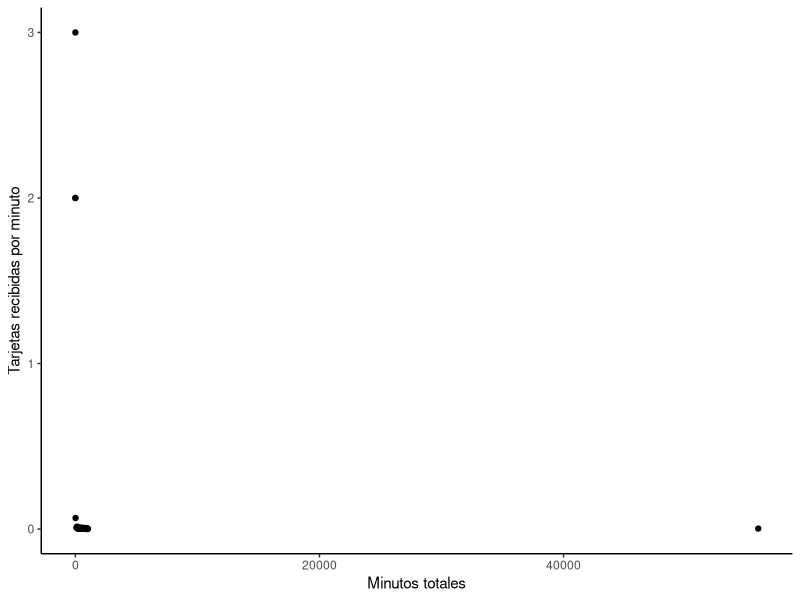
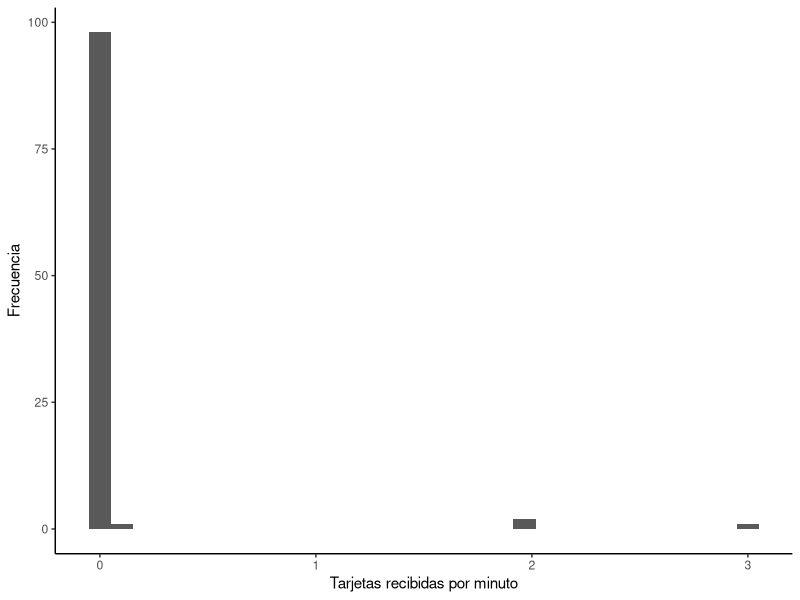

Write R code to recreate these figures, in order.
#Cargamos e instalamos las librerias

install.packages("skimr")
install.packages("ggplot2")
install.packages("dplyr")

library(skimr)
library(ggplot2)
library(dplyr)

#CARGAMOS LA BASE DE DATOS

BASEJUGADORESTOTALES <- read.csv("BASE JUGADORES TOTALES.csv", sep = ";", header = TRUE)

#REDUCIMOS A LOS CARACTERES NECESARIOS

BASEFINAL <- select(BASEJUGADORESTOTALES, Jugador, Tarjetas_amarillas, Tarjetas_rojas, Minutos_totales )

#GENERAMOS EL DATAFRAME PARA CALCULAR LAS TARJETAS RECIBIDAS POR MINUTO
#UTILIZAMOS UN FILTRO PARA QUE TENER SOLO LOS >0

RESULTADOS <- BASEFINAL %>%
  mutate(tarjetas_recibidas = Tarjetas_amarillas + Tarjetas_rojas) %>%
  mutate(tarjetas_por_minuto = tarjetas_recibidas / Minutos_totales) %>%
  filter(tarjetas_por_minuto > 0) %>%
  arrange(desc(tarjetas_por_minuto))

# Calculamos la suma de todos los minutos totales y la suma de las tarjetas recibidas

suma_minutos <- sum(RESULTADOS$Minutos_totales)
suma_tarjetas <- sum(RESULTADOS$Tarjetas_amarillas) + sum(RESULTADOS$Tarjetas_rojas)

# Calculamos el promedio

promedio_tarjetas_por_minuto <- suma_tarjetas / suma_minutos

# Agregamos una fila adicional a la base de datos RESULTADOS

RESULTADOS <- RESULTADOS %>%
  add_row(
    Jugador = "Promedio",
    Tarjetas_amarillas = NA,
    Tarjetas_rojas = NA,
    Minutos_totales = suma_minutos,
    tarjetas_recibidas = suma_tarjetas,
    tarjetas_por_minuto = promedio_tarjetas_por_minuto
  )

# Tabla descriptiva

skim(RESULTADOS)

#GRAFICOS

#Gráfico de dispersión: Tarjetas recibidas por minuto vs Minutos totales

ggplot(RESULTADOS, aes(x = Minutos_totales, y = tarjetas_por_minuto)) + 
  geom_point() + 
  labs(x = "Minutos totales", y = "Tarjetas recibidas por minuto") + 
  theme_classic()

#Gráfico de histograma: Distribución de tarjetas recibidas por minuto

ggplot(RESULTADOS, aes(x = tarjetas_por_minuto)) + 
  geom_histogram(bins = 30) + 
  labs(x = "Tarjetas recibidas por minuto", y = "Frecuencia") + 
  theme_classic()


#CARGAMOS LA BASE DE DATOS DE CADA EQUIPO

BASEJUDADORESBAYERN<- read.csv("BASE JUGADORES BAYERN MUNINCH.csv", sep = ";", header = TRUE)

BASEJUDADORESBENFICA<- read.csv("BASE JUGADORES BENFICA.csv", sep = ";", header = TRUE)

BASEJUDADORESCHELSEA<- read.csv("BASE JUGADORES CHELSEA.csv", sep = ";", header = TRUE)

BASEJUDADORESINTER<- read.csv("BASE JUGADORES INTER.csv", sep = ";", header = TRUE)

BASEJUDADORESCITY<- read.csv("BASE JUGADORES MANCHESTER CITY.csv", sep = ";", header = TRUE)

BASEJUDADORESMILAN<- read.csv("BASE JUGADORES MILAN.csv", sep = ";", header = TRUE)

BASEJUDADORESNAPOLI<- read.csv("BASE JUGADORES NAPOLI.csv", sep = ";", header = TRUE)

BASEJUDADORESMADRID<- read.csv("BASE JUGADORES REAL MADRID.csv", sep = ";", header = TRUE)


#REDUCIMOS A LOS CARACTERES NECESARIOS

JUGADORESBAYERN <- select(BASEJUDADORESBAYERN, Jugador, Tarjetas_amarillas, Tarjetas_rojas, Minutos_totales )

JUGADORESBENFICA <- select(BASEJUDADORESBENFICA, Jugador, Tarjetas_amarillas, Tarjetas_rojas, Minutos_totales )

JUGADORESCHELSEA <- select(BASEJUDADORESCHELSEA, Jugador, Tarjetas_amarillas, Tarjetas_rojas, Minutos_totales )

JUGADORESINTER <- select(BASEJUDADORESINTER, Jugador, Tarjetas_amarillas, Tarjetas_rojas, Minutos_totales )

JUGADORESCITY <- select(BASEJUDADORESCITY, Jugador, Tarjetas_amarillas, Tarjetas_rojas, Minutos_totales )

JUGADORESMILAN <- select(BASEJUDADORESMILAN, Jugador, Tarjetas_amarillas, Tarjetas_rojas, Minutos_totales )

JUGADORESNAPOLI <- select(BASEJUDADORESNAPOLI, Jugador, Tarjetas_amarillas, Tarjetas_rojas, Minutos_totales )

JUGADORESMADRID <- select(BASEJUDADORESMADRID, Jugador, Tarjetas_amarillas, Tarjetas_rojas, Minutos_totales )

#GENERAMOS EL DATAFRAME PARA CALCULAR LAS TARJETAS RECIBIDAS POR MINUTO
#UTILIZAMOS UN FILTRO PARA QUE TENER SOLO LOS >0

RESULTADOSBAYERN <- JUGADORESBAYERN %>%
  mutate(tarjetas_recibidas = Tarjetas_amarillas + Tarjetas_rojas) %>%
  mutate(tarjetas_por_minuto = tarjetas_recibidas / Minutos_totales) %>%
  filter(tarjetas_por_minuto > 0) %>%
  arrange(desc(tarjetas_por_minuto))

RESULTADOSBENFICA <- JUGADORESBENFICA %>%
  mutate(tarjetas_recibidas = Tarjetas_amarillas + Tarjetas_rojas) %>%
  mutate(tarjetas_por_minuto = tarjetas_recibidas / Minutos_totales) %>%
  filter(tarjetas_por_minuto > 0) %>%
  arrange(desc(tarjetas_por_minuto))

RESULTADOSCHELSEA <- JUGADORESCHELSEA %>%
  mutate(tarjetas_recibidas = Tarjetas_amarillas + Tarjetas_rojas) %>%
  mutate(tarjetas_por_minuto = tarjetas_recibidas / Minutos_totales) %>%
  filter(tarjetas_por_minuto > 0) %>%
  arrange(desc(tarjetas_por_minuto))

RESULTADOSCITY <- JUGADORESCITY %>%
  mutate(tarjetas_recibidas = Tarjetas_amarillas + Tarjetas_rojas) %>%
  mutate(tarjetas_por_minuto = tarjetas_recibidas / Minutos_totales) %>%
  filter(tarjetas_por_minuto > 0) %>%
  arrange(desc(tarjetas_por_minuto))

RESULTADOSINTER <- JUGADORESINTER %>%
  mutate(tarjetas_recibidas = Tarjetas_amarillas + Tarjetas_rojas) %>%
  mutate(tarjetas_por_minuto = tarjetas_recibidas / Minutos_totales) %>%
  filter(tarjetas_por_minuto > 0) %>%
  arrange(desc(tarjetas_por_minuto))

RESULTADOSMADRID <- JUGADORESMADRID %>%
  mutate(tarjetas_recibidas = Tarjetas_amarillas + Tarjetas_rojas) %>%
  mutate(tarjetas_por_minuto = tarjetas_recibidas / Minutos_totales) %>%
  filter(tarjetas_por_minuto > 0) %>%
  arrange(desc(tarjetas_por_minuto))

RESULTADOSMILAN <- JUGADORESMILAN %>%
  mutate(tarjetas_recibidas = Tarjetas_amarillas + Tarjetas_rojas) %>%
  mutate(tarjetas_por_minuto = tarjetas_recibidas / Minutos_totales) %>%
  filter(tarjetas_por_minuto > 0) %>%
  arrange(desc(tarjetas_por_minuto))

RESULTADOSNAPOLI <- JUGADORESNAPOLI %>%
  mutate(tarjetas_recibidas = Tarjetas_amarillas + Tarjetas_rojas) %>%
  mutate(tarjetas_por_minuto = tarjetas_recibidas / Minutos_totales) %>%
  filter(tarjetas_por_minuto > 0) %>%
  arrange(desc(tarjetas_por_minuto))
